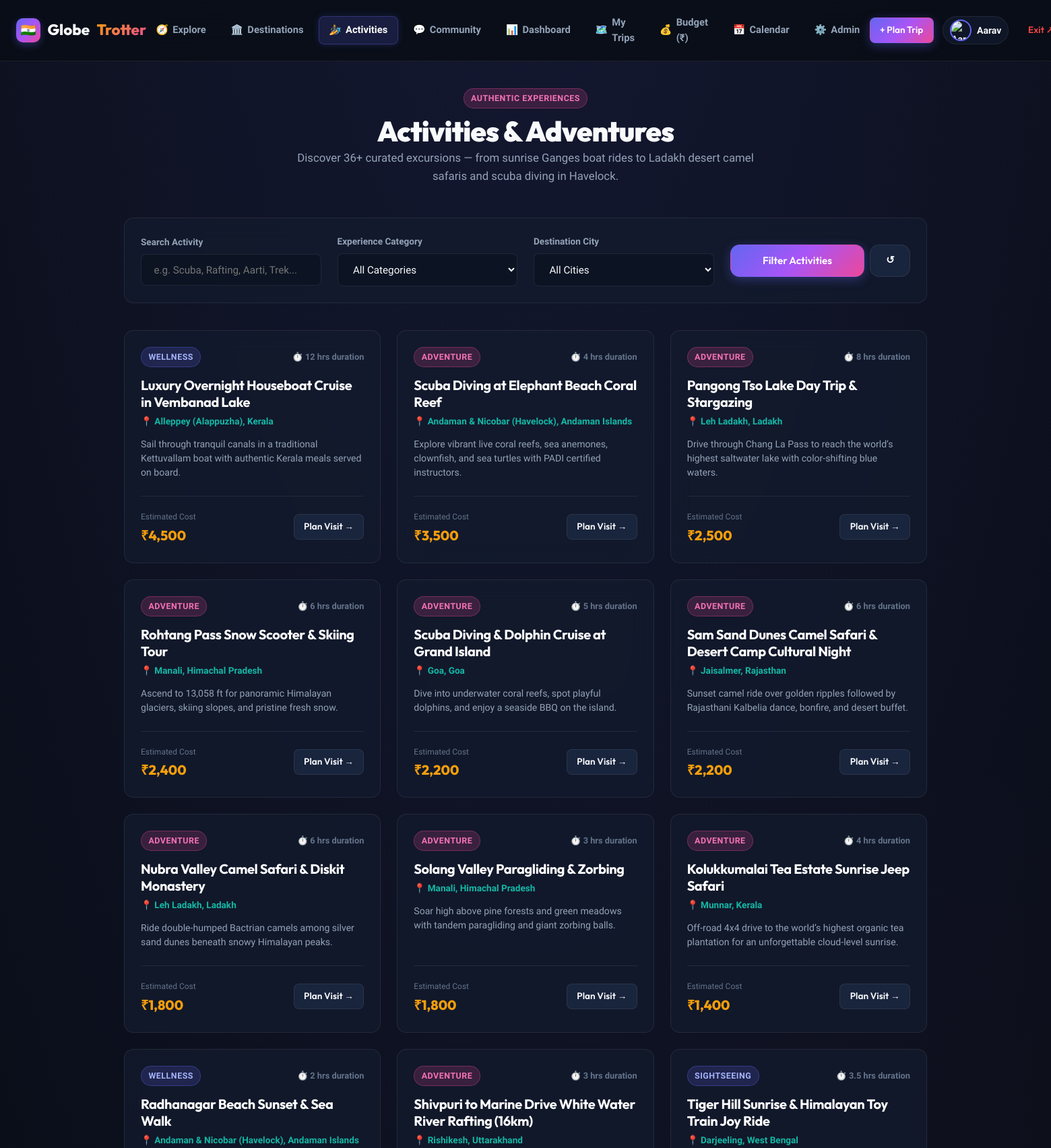
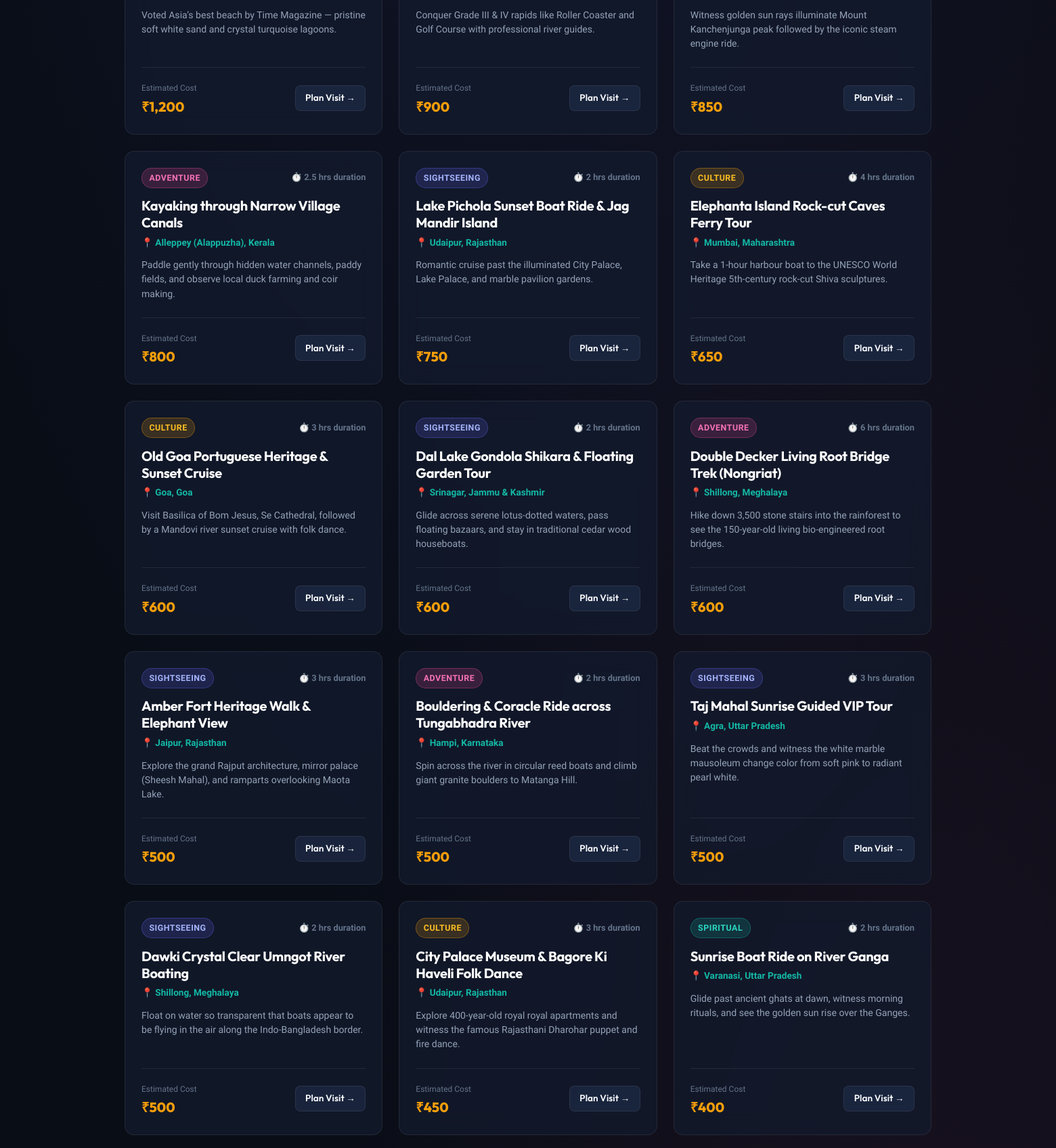
Screenshot of /activity_search.php (signed in, upper part) with the database file from the repository (2 pictures, top to bottom).
### tables this page shows
CREATE TABLE IF NOT EXISTS activities (
    id INT AUTO_INCREMENT PRIMARY KEY,
    city_id INT,
    name VARCHAR(150) NOT NULL,
    description TEXT,
    category VARCHAR(100) DEFAULT 'Sightseeing',
    cost DECIMAL(10,2) DEFAULT 0.00,  
    duration INT DEFAULT 120,  
    image_url VARCHAR(500),
    created_at TIMESTAMP DEFAULT CURRENT_TIMESTAMP,
    FOREIGN KEY (city_id) REFERENCES cities(id) ON DELETE SET NULL
);

CREATE TABLE IF NOT EXISTS cities (
    id INT AUTO_INCREMENT PRIMARY KEY,
    country_id INT NOT NULL,
    region_id INT,
    name VARCHAR(100) NOT NULL,
    state VARCHAR(100),
    population INT,
    cost_index DECIMAL(5,2) DEFAULT 1.00,
    popularity_score INT DEFAULT 80,
    avg_daily_cost INT DEFAULT 2500,  
    image_url VARCHAR(500),
    description TEXT,
    best_time_to_visit VARCHAR(100),
    FOREIGN KEY (country_id) REFERENCES countries(id) ON DELETE CASCADE,
    FOREIGN KEY (region_id) REFERENCES regions(id) ON DELETE SET NULL,
    UNIQUE KEY uq_city_country (name, country_id)
);

### activity_search.php (the view, shortened to what this page needs)
<?php
include 'includes/db_connect.php';
$searchQuery    = trim($_GET['q'] ?? '');
$sql = "SELECT a.*, c.name AS city_name, c.state AS city_state
    FROM activities a
    JOIN cities c ON a.city_id = c.id
    WHERE 1=1";
$sql .= " ORDER BY a.cost DESC";
$stmt = $conn->prepare($sql);
$stmt->execute();
$activities = $stmt->get_result()->fetch_all(MYSQLI_ASSOC);
$userTrips = [];
if (isset($_SESSION['user_id'])) {
    $uTripsQuery = $conn->query("SELECT id, name FROM trips WHERE user_id = {$_SESSION['user_id']} AND status = 'planned' ORDER BY start_date ASC");
    $userTrips = $uTripsQuery->fetch_all(MYSQLI_ASSOC);
}
include 'includes/header.php';
?>
<div class="main-content">
  <div class="container">
    <div style="text-align:center; max-width:700px; margin:0 auto 3rem;">
      <span class="badge badge-accent" style="margin-bottom:0.5rem;">Authentic Experiences</span>
      <h1 style="font-size:2.6rem; font-weight:900;">Activities &amp; Adventures</h1>
      <p class="text-muted" style="font-size:1.05rem;">
        Discover 36+ curated excursions — from sunrise Ganges boat rides to Ladakh desert camel safaris and scuba diving in Havelock.
      </p>
    </div>
    <div class="card" style="padding:1.5rem; margin-bottom:2.5rem;">
      <form method="GET" action="activity_search.php" class="grid grid-4" style="align-items:center;">
        <div class="form-group" style="margin-bottom:0;">
          <label class="form-label">Search Activity</label>
          <input type="text" name="q" placeholder="e.g. Scuba, Rafting, Aarti, Trek..." value="<?php echo htmlspecialchars($searchQuery); ?>">
        </div>
        <div class="form-group" style="margin-bottom:0;">
          <label class="form-label">Experience Category</label>
          <select name="category">
            <option value="">All Categories</option>
          </select>
        </div>
        <div class="form-group" style="margin-bottom:0;">
          <label class="form-label">Destination City</label>
          <select name="city_id">
            <option value="">All Cities</option>
          </select>
        </div>
        <div style="display:flex; gap:0.5rem; align-items:flex-end;">
          <button type="submit" class="btn btn-primary btn-block" style="height:48px;">Filter Activities</button>
          <a href="activity_search.php" class="btn btn-secondary" style="height:48px;" title="Reset">↺</a>
        </div>
      </form>
    </div>
    <?php if (empty($activities)): ?>
      <div class="card" style="text-align:center; padding:4rem 2rem;">
        <span style="font-size:3.5rem; display:block; margin-bottom:1rem;">🏄</span>
        <h3 style="font-size:1.5rem; margin-bottom:0.5rem;">No experiences match your criteria</h3>
        <p class="text-muted" style="margin-bottom:1.5rem;">Try relaxing your search terms or choosing all categories.</p>
        <a href="activity_search.php" class="btn btn-secondary">View All Activities</a>
      </div>
    <?php else: ?>
      <div class="grid grid-3">
        <?php foreach ($activities as $act):
            $catBadge = [
                'Adventure'  => 'badge-accent',
                'Culture'    => 'badge-gold',
                'Spiritual'  => 'badge-teal',
                'Wellness'   => 'badge-primary',
                'Sightseeing'=> 'badge-primary'
            ][$act['category']] ?? 'badge-primary';
        ?>
          <div class="card card-interactive" style="padding:1.5rem; display:flex; flex-direction:column;">
            <div style="display:flex; justify-content:space-between; align-items:center; margin-bottom:0.85rem;">
              <span class="badge <?php echo $catBadge; ?>"><?php echo htmlspecialchars($act['category']); ?></span>
              <span style="font-size:0.8rem; color:var(--text-dim); font-weight:600;">⏱️ <?php echo round($act['duration']/60, 1); ?> hrs duration</span>
            </div>
            <h3 style="font-size:1.25rem; color:#fff; margin-bottom:0.4rem;"><?php echo htmlspecialchars($act['name']); ?></h3>
            <div style="font-size:0.85rem; color:var(--teal); font-weight:700; margin-bottom:0.75rem;">
              📍 <?php echo htmlspecialchars($act['city_name']); ?><?php echo $act['city_state'] ? ', ' . htmlspecialchars($act['city_state']) : ''; ?>
            </div>
            <p style="font-size:0.88rem; color:var(--text-muted); line-height:1.5; margin-bottom:1.5rem;">
              <?php echo htmlspecialchars($act['description']); ?>
            </p>
            <div style="margin-top:auto; display:flex; justify-content:space-between; align-items:center; padding-top:1rem; border-top:1px solid var(--border);">
              <div>
                <span style="font-size:0.75rem; color:var(--text-dim);">Estimated Cost</span>
                <div style="font-family:'Outfit',sans-serif; font-size:1.25rem; font-weight:800; color:var(--gold);">
                  <?php echo ($act['cost'] > 0) ? '₹' . number_format($act['cost']) : '<span style="color:var(--success);">Free</span>'; ?>
                </div>
              </div>
              <?php if (isset($_SESSION['user_id']) && !empty($userTrips)): ?>
                <a href="itinerary_builder.php?trip_id=<?php echo $userTrips[0]['id']; ?>" class="btn btn-primary btn-sm">+ Add to Trip</a>
              <?php else: ?>
                <a href="create_trip.php?city_id=<?php echo $act['city_id']; ?>" class="btn btn-secondary btn-sm">Plan Visit →</a>
              <?php endif; ?>
            </div>
          </div>
        <?php endforeach; ?>
      </div>
    <?php endif; ?>
  </div>
</div>
<?php include 'includes/footer.php'; ?>

### rows the page displays
activities: category "WELLNESS", $act['duration']/60 "12", name "Luxury Overnight Houseboat Cruise in Vembanad Lake", city.name "Alleppey (Alappuzha)", city.state "Kerala", description "Sail through tranquil canals in a traditional Kettuvallam boat with authentic Kerala meals served on board.", cost "4,500"
activities: category "ADVENTURE", $act['duration']/60 "4", name "Scuba Diving at Elephant Beach Coral Reef", city.name "Andaman & Nicobar (Havelock)", city.state "Andaman Islands", description "Explore vibrant live coral reefs, sea anemones, clownfish, and sea turtles with PADI certified instructors.", cost "3,500"
activities: category "ADVENTURE", $act['duration']/60 "8", name "Pangong Tso Lake Day Trip & Stargazing", city.name "Leh Ladakh", city.state "Ladakh", description "Drive through Chang La Pass to reach the world’s highest saltwater lake with color-shifting blue waters.", cost "2,500"
activities: category "ADVENTURE", $act['duration']/60 "6", name "Rohtang Pass Snow Scooter & Skiing Tour", city.name "Manali", city.state "Himachal Pradesh", description "Ascend to 13,058 ft for panoramic Himalayan glaciers, skiing slopes, and pristine fresh snow.", cost "2,400"
activities: category "ADVENTURE", $act['duration']/60 "5", name "Scuba Diving & Dolphin Cruise at Grand Island", city.name "Goa", city.state "Goa", description "Dive into underwater coral reefs, spot playful dolphins, and enjoy a seaside BBQ on the island.", cost "2,200"
activities: category "ADVENTURE", $act['duration']/60 "6", name "Sam Sand Dunes Camel Safari & Desert Camp Cultural Night", city.name "Jaisalmer", city.state "Rajasthan", description "Sunset camel ride over golden ripples followed by Rajasthani Kalbelia dance, bonfire, and desert buffet.", cost "2,200"
activities: category "ADVENTURE", $act['duration']/60 "6", name "Nubra Valley Camel Safari & Diskit Monastery", city.name "Leh Ladakh", city.state "Ladakh", description "Ride double-humped Bactrian camels among silver sand dunes beneath snowy Himalayan peaks.", cost "1,800"
activities: category "ADVENTURE", $act['duration']/60 "3", name "Solang Valley Paragliding & Zorbing", city.name "Manali", city.state "Himachal Pradesh", description "Soar high above pine forests and green meadows with tandem paragliding and giant zorbing balls.", cost "1,800"
activities: category "ADVENTURE", $act['duration']/60 "4", name "Kolukkumalai Tea Estate Sunrise Jeep Safari", city.name "Munnar", city.state "Kerala", description "Off-road 4x4 drive to the world’s highest organic tea plantation for an unforgettable cloud-level sunrise.", cost "1,400"
activities: category "WELLNESS", $act['duration']/60 "2", name "Radhanagar Beach Sunset & Sea Walk", city.name "Andaman & Nicobar (Havelock)", city.state "Andaman Islands", description "Voted Asia’s best beach by Time Magazine — pristine soft white sand and crystal turquoise lagoons.", cost "1,200"
activities: category "ADVENTURE", $act['duration']/60 "3", name "Shivpuri to Marine Drive White Water River Rafting (16km)", city.name "Rishikesh", city.state "Uttarakhand", description "Conquer Grade III & IV rapids like Roller Coaster and Golf Course with professional river guides.", cost "900"
activities: category "SIGHTSEEING", $act['duration']/60 "3.5", name "Tiger Hill Sunrise & Himalayan Toy Train Joy Ride", city.name "Darjeeling", city.state "West Bengal", description "Witness golden sun rays illuminate Mount Kanchenjunga peak followed by the iconic steam engine ride.", cost "850"
activities: category "ADVENTURE", $act['duration']/60 "2.5", name "Kayaking through Narrow Village Canals", city.name "Alleppey (Alappuzha)", city.state "Kerala", description "Paddle gently through hidden water channels, paddy fields, and observe local duck farming and coir making.", cost "800"
activities: category "SIGHTSEEING", $act['duration']/60 "2", name "Lake Pichola Sunset Boat Ride & Jag Mandir Island", city.name "Udaipur", city.state "Rajasthan", description "Romantic cruise past the illuminated City Palace, Lake Palace, and marble pavilion gardens.", cost "750"
activities: category "CULTURE", $act['duration']/60 "4", name "Elephanta Island Rock-cut Caves Ferry Tour", city.name "Mumbai", city.state "Maharashtra", description "Take a 1-hour harbour boat to the UNESCO World Heritage 5th-century rock-cut Shiva sculptures.", cost "650"
activities: category "CULTURE", $act['duration']/60 "3", name "Old Goa Portuguese Heritage & Sunset Cruise", city.name "Goa", city.state "Goa", description "Visit Basilica of Bom Jesus, Se Cathedral, followed by a Mandovi river sunset cruise with folk dance.", cost "600"
activities: category "SIGHTSEEING", $act['duration']/60 "2", name "Dal Lake Gondola Shikara & Floating Garden Tour", city.name "Srinagar", city.state "Jammu & Kashmir", description "Glide across serene lotus-dotted waters, pass floating bazaars, and stay in traditional cedar wood houseboats.", cost "600"
activities: category "ADVENTURE", $act['duration']/60 "6", name "Double Decker Living Root Bridge Trek (Nongriat)", city.name "Shillong", city.state "Meghalaya", description "Hike down 3,500 stone stairs into the rainforest to see the 150-year-old living bio-engineered root bridges.", cost "600"
activities: category "SIGHTSEEING", $act['duration']/60 "3", name "Amber Fort Heritage Walk & Elephant View", city.name "Jaipur", city.state "Rajasthan", description "Explore the grand Rajput architecture, mirror palace (Sheesh Mahal), and ramparts overlooking Maota Lake.", cost "500"
activities: category "ADVENTURE", $act['duration']/60 "2", name "Bouldering & Coracle Ride across Tungabhadra River", city.name "Hampi", city.state "Karnataka", description "Spin across the river in circular reed boats and climb giant granite boulders to Matanga Hill.", cost "500"
activities: category "SIGHTSEEING", $act['duration']/60 "3", name "Taj Mahal Sunrise Guided VIP Tour", city.name "Agra", city.state "Uttar Pradesh", description "Beat the crowds and witness the white marble mausoleum change color from soft pink to radiant pearl white.", cost "500"
activities: category "SIGHTSEEING", $act['duration']/60 "2", name "Dawki Crystal Clear Umngot River Boating", city.name "Shillong", city.state "Meghalaya", description "Float on water so transparent that boats appear to be flying in the air along the Indo-Bangladesh border.", cost "500"
activities: category "CULTURE", $act['duration']/60 "3", name "City Palace Museum & Bagore Ki Haveli Folk Dance", city.name "Udaipur", city.state "Rajasthan", description "Explore 400-year-old royal royal apartments and witness the famous Rajasthani Dharohar puppet and fire dance.", cost "450"
activities: category "SPIRITUAL", $act['duration']/60 "2", name "Sunrise Boat Ride on River Ganga", city.name "Varanasi", city.state "Uttar Pradesh", description "Glide past ancient ghats at dawn, witness morning rituals, and see the golden sun rise over the Ganges.", cost "400"

### other values shown
$icon "🧭 🏛️ 🏄 💬 📊 🗺️ 💰 📅 ⚙️"
$label "Explore Destinations Activities Community Dashboard My Trips Budget (₹) Calendar Admin"
$userName "Aarav"
